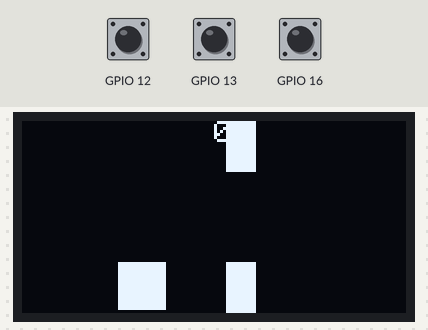
Bench run of a sketch on a simulated ESP32. On the bench: 128×64 one-colour display. The inputs (shaded band) are chosen by the test bench; at power-on: GPIO 16 HIGH, GPIO 12 HIGH, GPIO 13 HIGH. Random numbers use the default seed unless the sketch sets one; what the sketch prints to the serial monitor is not drawn.

Above: at 1.35 s.
1.4 s: GPIO 16 pulled LOW for 0.15 s
At 2.2 s:
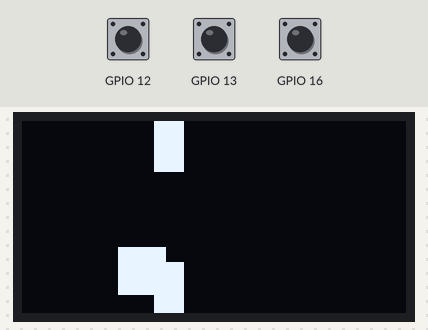
At 4.4 s:
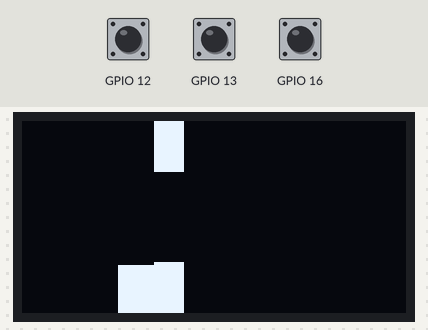

The sketch:

flappy-square.ino
```cpp
#include <stdlib.h>
#include <time.h>
#include <SPI.h>
#include <Wire.h>
#include <Adafruit_GFX.h>
#include <Adafruit_SSD1306.h>
#include <stdint.h>
#include "button.h"

#define SCREEN_WIDTH 128
#define SCREEN_HEIGHT 64


#define OLED_RESET     -1
Adafruit_SSD1306 display(SCREEN_WIDTH, SCREEN_HEIGHT, &Wire, OLED_RESET);


#define SPRITE_HEIGHT   16
#define SPRITE_WIDTH    16


#define GAME_SPEED 50

int game_state = 1;
int score = 0;
int high_score = 0;
int bird_x = (int)display.width() / 4;
int bird_y;
int momentum = 0;
int wall_x[2];
int wall_y[2];
int wall_gap = 30;
int wall_width = 10;

void setup() {

    Serial.begin(115200);
    delay(100);
    Serial.println("Welcome to Flappy Bird on Gamearino");
    Wire.begin(14,2); // SDA, SCL


  if (!display.begin(SSD1306_SWITCHCAPVCC, 0x3C, false, false)) {
    Serial.println(F("SSD1306 allocation failed"));
    for (;;);
  }
  display.clearDisplay();

  printWelcomeScreen();

  display.setTextColor(WHITE);
  display.clearDisplay();


  randomSeed(analogRead(0));

}

void printWelcomeScreen() {
  display.clearDisplay();
  display.setTextSize(1);
  display.setTextColor(WHITE);
  display.setCursor(35, 5);
  display.println("Press Start:");
  display.setTextSize(2);
  display.setCursor(30, 20);
  display.println("UUF");
  display.setTextSize(1);
  display.setCursor(52, 43);
  display.println("START");
  display.display();
}

void loop() {
    buttons.readAll();

  if (game_state == 0) {

    display.clearDisplay();


    if (buttons.a->getEvent() == Button::PressedEvent) {
      momentum = -4;
    }

    momentum += 1;

    bird_y += momentum;

    if (bird_y < 0 ) {
      bird_y = 0;
    }

    if (bird_y > display.height() - SPRITE_HEIGHT) {
      bird_y = display.height() - SPRITE_HEIGHT;
      momentum = -2;
    }

    if (momentum < 0) {

      if (random(2) == 0) {
          display.fillRect(bird_x, bird_y, 16,16, WHITE);

      }
      else {
          display.fillRect(bird_x, bird_y, 16, 16, WHITE);

      }

    }
    else {

        display.fillRect(bird_x, bird_y, 16,16, WHITE);

    }

    for (int i = 0 ; i < 2; i++) {

      display.fillRect(wall_x[i], 0, wall_width, wall_y[i], WHITE);

      display.fillRect(wall_x[i], wall_y[i] + wall_gap, wall_width, display.height() - wall_y[i] + wall_gap, WHITE);

      if (wall_x[i] < 0) {
        wall_y[i] = random(0, display.height() - wall_gap);
        wall_x[i] = display.width();
      }

      if (wall_x[i] == bird_x) {
        score++;

        high_score = max(score, high_score);
      }

      if (
        (bird_x + SPRITE_WIDTH > wall_x[i] && bird_x < wall_x[i] + wall_width)
        &&
        (bird_y < wall_y[i] || bird_y + SPRITE_HEIGHT > wall_y[i] + wall_gap)
      ) {

        display.display();
        delay(500);

        game_state = 1;

      }

      wall_x[i] -= 4;
    }

    display.setTextSize(1);
    display.setTextColor(WHITE);
    display.setCursor(64, 0);
    display.println((String)score);
    //boldTextAtCenter(0, (String)score);


    display.display();
    delay(GAME_SPEED);

  }
  else {

//GAME OVER

    display.clearDisplay();
    display.setTextSize(1);
    display.setTextColor(WHITE);
    display.setCursor(35, 5);
    display.println("FLAPPY BIRD");


    display.setTextSize(2);
    display.setCursor(15, 20);
    display.println("GAME OVER");
    display.setTextSize(1);
    display.setCursor(52, 43);
    display.println((String)score);
    display.setCursor(23, 55);
    display.println("Highscore: ");
    display.println(high_score);
    display.display();


    while (buttons.a->getEvent() == Button::PressedEvent);

    bird_y = display.height() / 2;
    momentum = -4;
    wall_x[0] = display.width() ;
    wall_y[0] = display.height() / 2 - wall_gap / 2;
    wall_x[1] = display.width() + display.width() / 2;
    wall_y[1] = display.height() / 2 - wall_gap / 1;
    score = 0;

    while (buttons.a->getEvent() == Button::PressedEvent);


    game_state = 0;


  }

}
```

button.cpp
```cpp
#include "button.h"

// Button Matrix
// UP      C0-R0
// DOWN    C0-R2
// LEFT    C0-R1
// RIGHT   C1-R2
// SELECT  C1-R0
// START   C1-R1
// B       C2-R1
// A       C2-R0


// MCU outputs:
#define MatrixC0 15
#define MatrixC1 4
#define MatrixC2 5
// MCU inputs (hardware pullups 10k):
#define MatrixR0 16
#define MatrixR1 12
#define MatrixR2 13

Button buttonUp(MatrixC0, MatrixR0);
Button buttonLeft(MatrixC0, MatrixR1);
Button buttonDown(MatrixC0, MatrixR2);
Button buttonSelect(MatrixC1, MatrixR0);
Button buttonStart(MatrixC1, MatrixR1);
Button buttonRight(MatrixC1, MatrixR2);
Button buttonA(MatrixC2, MatrixR0);
Button buttonB(MatrixC2, MatrixR1);

Buttons buttons;

Button::Button(uint8_t pinColOut, uint8_t pinRowIn)
    :pinColOut(pinColOut), pinRowIn(pinRowIn)
{
    tLastPressed = 0;
    tLastReleased = 0;
    state = Released;

    pinMode(pinColOut, INPUT);
    pinMode(pinRowIn, INPUT_PULLUP);
}

Button::State Button::read()
{
	pinMode(pinColOut, OUTPUT);
    digitalWrite(pinColOut, LOW);
    bool in = digitalRead(pinRowIn);
    uint32_t now = millis();

    if(in == LOW){ // if pressed
        if((now+T_Bounce) >= tLastReleased && state == Released){
            event = PressedEvent;
            state = Pressed;
            tLastPressed = now;
        }
    }else{
        if((now+T_Bounce) >= tLastPressed && state == Pressed){
            if(event == NoEvent){
                event = ReleasedEvent;
            }
            state = Released;
            tLastReleased = now;
        }
    }

    // necessary cooperation of column pins:
   pinMode(pinColOut, INPUT);
    return state;
}

Button::Event Button::getEvent(){
    Event ret = event;
    event = NoEvent;
    return ret;
}

Button::Event Button::peekEvent()
{
    return event;
}

Buttons::Buttons()
{
    left = &buttonLeft;
    right = &buttonRight;
    up = &buttonUp;
    down = &buttonDown;
    a = &buttonA;
    b = &buttonB;
    select = &buttonSelect;
    start = &buttonStart;
}

void Buttons::readAll()
{
    left->read();
    right->read();
    up->read();
    down->read();
    a->read();
    b->read();
    select->read();
    start->read();
}

void Buttons::clearAllEvents()
{
    left->clearEvents();
    right->clearEvents();
    up->clearEvents();
    down->clearEvents();
    a->clearEvents();
    b->clearEvents();
    select->clearEvents();
    start->clearEvents();
}

void Button::clearEvents()
{
    event = NoEvent;
}
```

button.h
```cpp
#ifndef BUTTON_H
#define BUTTON_H

#include <stdint.h>
#include <Arduino.h>

class Button
{
public:
  uint8_t pinColOut;
  uint8_t pinRowIn;

  Button(uint8_t pinColOut, uint8_t pinRowIn);


  uint32_t tLastPressed;
  uint32_t tLastReleased;
  enum State{Pressed, Released} state;
  enum Event{NoEvent, PressedEvent, ReleasedEvent};

  static const int32_t T_Bounce = 20;

  State read();
  Event getEvent(); // clears the event state
  Event peekEvent(); // returns event without clearing it
  void clearEvents();

private:
   Event event = NoEvent;
};

class Buttons
{
public:
    Buttons();
    void readAll();
    void clearAllEvents();

    Button* up;
    Button* down;
    Button* left;
    Button* right;
    Button* a;
    Button* b;
    Button* select;
    Button* start;
};

extern Buttons buttons;

#endif // BUTTON_H
```

Measured:
- what the display in image 1 shows lasts 0.5 s, from 1.8 s to 2.3 s
